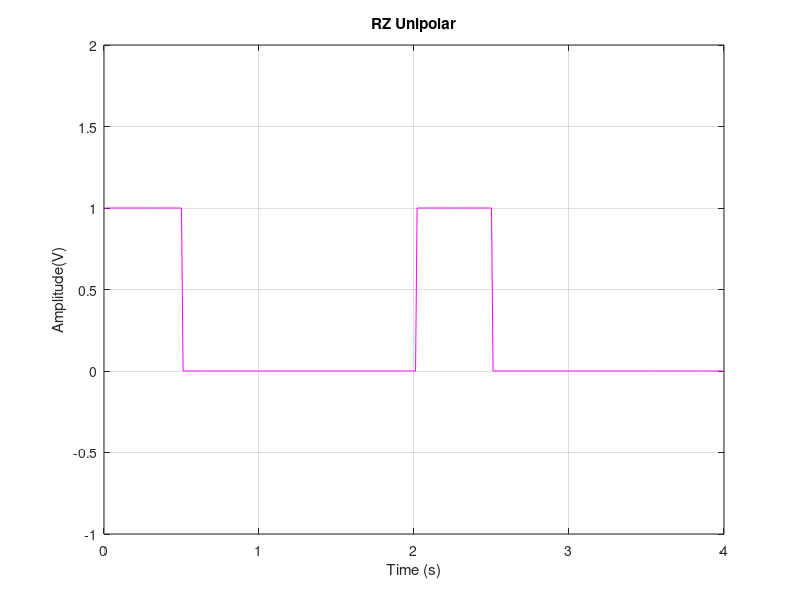

Write the MATLAB code that produced this figure.
% refresh all first
clc;
clear all;
close all;
% r-z unipolar
% binary input sequence
n = [1 0 1 0];
% mapping and pulse shaping concurrently
a = 0;
b = 0.5;
i = 1;
t = 0:0.01:length(n);
for j = 1:length(t)
    if n(i) == 1
        if t(j) >= a && t(j) <= b
            y(j) = n(i);
        else if t(j) > b && t(j) <= i
            y(j) = 0; 
        else
            a = a + 1;
            b =  b + 1;
            i = i + 1;
            end
        end
    end
    if n(i) == 0 
        if t(j) >= a && t(j) <= b
            y(j) = 0;
        else if t(j) > b && t(j) <= i
            y(j) = n(i);
        else
            a = a + 1;
            b =  b + 1;
            i = i + 1;
            end
        end
    end
end
% plotting
plot(t, y, 'm'); grid on;
xlabel('Time (s)');
ylabel('Amplitude(V)');
title('RZ Unipolar');
axis([0, 4, -1, 2]);